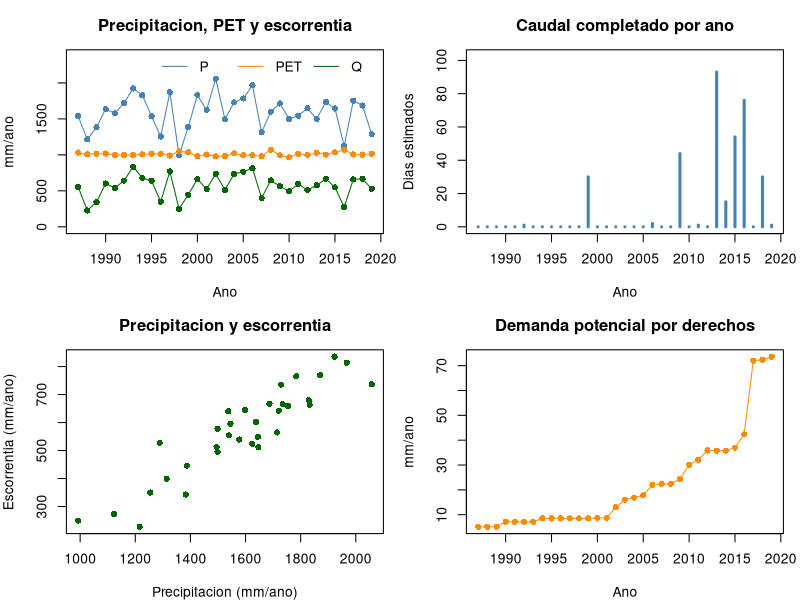
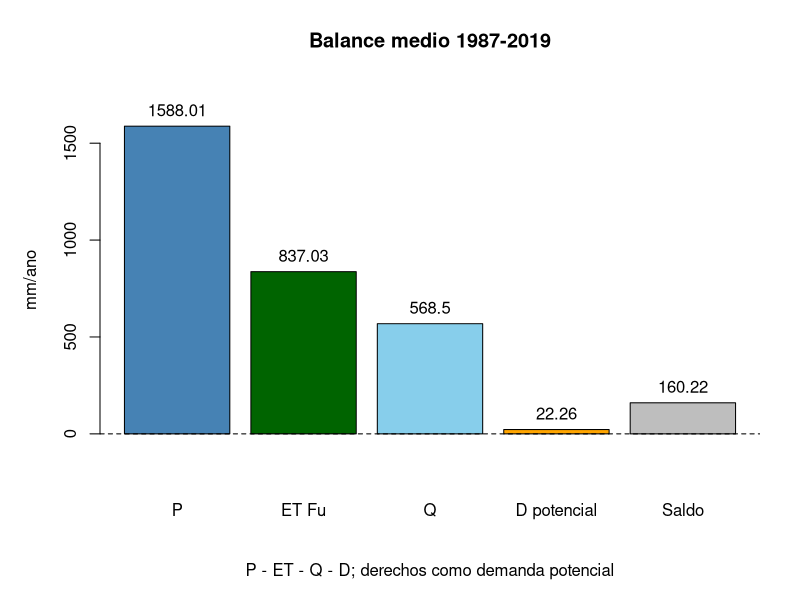
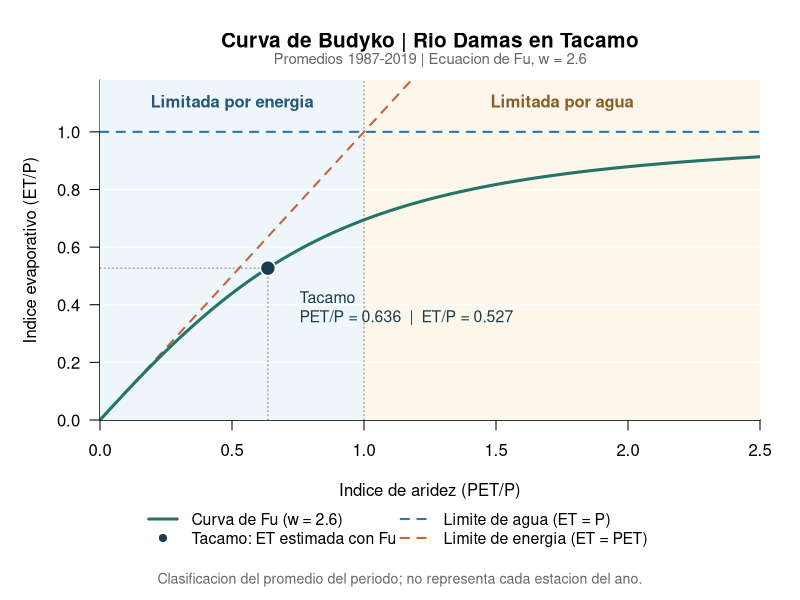

Here is the R script that generated these plots, in order:
# BALANCE Y BUDYKO - RIO DAMAS EN TACAMO
# Ejecutar despues de 03_integrar_datos_equipo.R.
# Las laminas de agua se expresan en mm/ano.


# 1. LEER Y COMPROBAR LA BASE ANUAL

datos <- read.csv("01_data/processed/base_anual_budyko.csv")
datos <- datos[order(datos$anio), ]

anios <- 1987:2019
periodo <- paste(min(anios), max(anios), sep = "-")

variables <- c(
  "precipitacion_mm_anio",
  "pet_mm_anio",
  "escorrentia_mm_anio",
  "demanda_derechos_mm_anio"
)

dias_calendario <- as.integer(
  as.Date(paste0(anios + 1, "-01-01")) -
    as.Date(paste0(anios, "-01-01"))
)

# Comprobar anos consecutivos y valores completos.
stopifnot(
  nrow(datos) == length(anios),
  all(datos$anio == anios),
  all(datos$anio_completo),
  all(datos$dias_esperados == dias_calendario),
  all(is.finite(as.matrix(datos[, variables]))),
  all(as.matrix(datos[, variables]) >= 0),
  all(is.finite(datos$dias_estimados)),
  all(datos$dias_estimados >= 0),
  all(datos$dias_estimados <= datos$dias_esperados)
)


# 2. CALCULAR FU Y EL BALANCE MEDIO

P <- mean(datos$precipitacion_mm_anio)
PET <- mean(datos$pet_mm_anio)
Q <- mean(datos$escorrentia_mm_anio)
D <- mean(datos$demanda_derechos_mm_anio)

stopifnot(P > 0)

w <- 2.6  # Parametro adoptado, sin calibracion local.

aridez <- PET / P

# Aplicar Fu a los promedios del periodo.
ET <- P * (1 + aridez - (1 + aridez^w)^(1 / w))
indice_evaporativo <- ET / P

# Residuo sin descontar derechos.
residuo <- P - ET - Q

# Escenario de ejercicio completo y continuo de los derechos.
saldo <- residuo - D

if (aridez < 1) {
  regimen <- "Limitada por energia"
} else if (aridez > 1) {
  regimen <- "Limitada por agua"
} else {
  regimen <- "Transicion entre agua y energia"
}


# 3. GUARDAR LOS RESULTADOS

carpeta_tablas <- "03_outputs/tables/balance_budyko"
carpeta_graficos <- "03_outputs/figures/balance_budyko"

dir.create(carpeta_tablas, recursive = TRUE, showWarnings = FALSE)
dir.create(carpeta_graficos, recursive = TRUE, showWarnings = FALSE)

resultado <- data.frame(
  periodo = periodo,
  numero_anios = nrow(datos),
  dias_estimados = sum(datos$dias_estimados),
  w = w,
  indice_aridez = aridez,
  indice_evaporativo = indice_evaporativo,
  regimen = regimen,
  precipitacion_mm_anio = P,
  pet_mm_anio = PET,
  et_fu_mm_anio = ET,
  escorrentia_mm_anio = Q,
  demanda_superficial_mm_anio = D,
  saldo_con_demanda_mm_anio = saldo,
  residuo_sin_demanda_mm_anio = residuo,
  supuesto = "Ejercicio completo y continuo de derechos; no consumo medido"
)

write.csv(
  resultado,
  file.path(carpeta_tablas, "resultados_balance_budyko.csv"),
  row.names = FALSE
)


# 4. GRAFICAR LOS DATOS ANUALES

png(
  file.path(carpeta_graficos, "resumen_anual.png"),
  width = 1800, height = 1400, res = 150
)

par(mfrow = c(2, 2), mar = c(4, 4, 3, 1))

# Comparar P, PET y escorrentia en las mismas unidades.
limite <- max(datos[, variables[1:3]]) * 1.15

plot(
  datos$anio, datos$precipitacion_mm_anio,
  type = "o", pch = 16, col = "steelblue",
  ylim = c(0, limite),
  xlab = "Ano", ylab = "mm/ano",
  main = "Precipitacion, PET y escorrentia"
)

lines(
  datos$anio, datos$pet_mm_anio,
  type = "o", pch = 16, col = "darkorange"
)

lines(
  datos$anio, datos$escorrentia_mm_anio,
  type = "o", pch = 16, col = "darkgreen"
)

legend(
  "topright", legend = c("P", "PET", "Q"),
  col = c("steelblue", "darkorange", "darkgreen"),
  lty = 1, bty = "n", horiz = TRUE
)

# Mostrar cuantos dias de caudal fueron estimados.
plot(
  datos$anio, datos$dias_estimados,
  type = "h", lwd = 3, col = "steelblue",
  ylim = c(0, max(1, datos$dias_estimados) * 1.1),
  xlab = "Ano", ylab = "Dias estimados",
  main = "Caudal completado por ano"
)

# Relacion entre precipitacion y escorrentia anual.
plot(
  datos$precipitacion_mm_anio,
  datos$escorrentia_mm_anio,
  pch = 16, col = "darkgreen",
  xlab = "Precipitacion (mm/ano)",
  ylab = "Escorrentia (mm/ano)",
  main = "Precipitacion y escorrentia"
)

# Derechos expresados como demanda potencial.
plot(
  datos$anio, datos$demanda_derechos_mm_anio,
  type = "o", pch = 16, col = "darkorange",
  xlab = "Ano", ylab = "mm/ano",
  main = "Demanda potencial por derechos"
)

dev.off()


# 5. GRAFICAR EL BALANCE MEDIO

valores <- c(P, ET, Q, D, saldo)
nombres <- c("P", "ET Fu", "Q", "D potencial", "Saldo")

limites <- range(c(0, valores))
margen <- diff(limites) * 0.15

png(
  file.path(carpeta_graficos, "graficos_balance_budyko.png"),
  width = 1600, height = 1000, res = 150
)

par(mar = c(6, 5, 4, 2))

barras <- barplot(
  valores,
  names.arg = nombres,
  col = c("steelblue", "darkgreen", "skyblue", "orange", "gray"),
  ylim = limites + c(-margen, margen),
  ylab = "mm/ano",
  main = paste("Balance medio", periodo),
  sub = "P - ET - Q - D; derechos como demanda potencial"
)

text(barras, valores, labels = round(valores, 2), pos = 3)
abline(h = 0, lty = 2)

dev.off()


# 6. GRAFICAR LA CURVA DE BUDYKO

x <- seq(0, max(2.5, aridez + 0.5), length.out = 500)
y <- 1 + x - (1 + x^w)^(1 / w)

png(
  file.path(carpeta_graficos, "curva_budyko.png"),
  width = 1800, height = 1400, res = 180
)

# Reservar espacio inferior para la leyenda.
layout(matrix(c(1, 2), ncol = 1), heights = c(5, 1))
par(mar = c(4, 5, 4, 2), las = 1)

plot(
  x, y, type = "n",
  xlim = c(0, max(x)), ylim = c(0, 1.18),
  xaxs = "i", yaxs = "i", bty = "l",
  xlab = "Indice de aridez (PET/P)",
  ylab = "Indice evaporativo (ET/P)",
  main = "Curva de Budyko | Rio Damas en Tacamo",
  cex.main = 1.25
)

mtext(
  paste("Promedios", periodo, "| Ecuacion de Fu, w =", w),
  side = 3, line = 0.6, col = "gray40", cex = 0.9
)

# Diferenciar los sectores de energia y agua.
rect(0, 0, 1, 1.18, col = "#EFF6FA", border = NA)
rect(1, 0, max(x), 1.18, col = "#FCF6EB", border = NA)

abline(h = seq(0.2, 1, 0.2), col = "white")
abline(v = 1, col = "gray50", lty = 3)

# Limite de agua, limite de energia y curva de Fu.
abline(h = 1, col = "#3076A8", lwd = 2, lty = 2)

segments(
  0, 0, 1.18, 1.18,
  col = "#C5633A", lwd = 2, lty = 2
)

lines(x, y, col = "#247568", lwd = 3)

text(
  0.5, 1.10, "Limitada por energia",
  col = "#245775", font = 2
)

text(
  (1 + max(x)) / 2, 1.10, "Limitada por agua",
  col = "#876028", font = 2
)

# Ubicar el punto medio de la cuenca.
segments(
  aridez, 0, aridez, indice_evaporativo,
  lty = 3, col = "gray50"
)

segments(
  0, indice_evaporativo, aridez, indice_evaporativo,
  lty = 3, col = "gray50"
)

points(
  aridez, indice_evaporativo,
  pch = 21, bg = "#183D50", col = "white",
  cex = 2, lwd = 1.5
)

text(
  aridez + 0.12, indice_evaporativo - 0.08,
  labels = paste0(
    "Tacamo\nPET/P = ", round(aridez, 3),
    "  |  ET/P = ", round(indice_evaporativo, 3)
  ),
  adj = c(0, 1), col = "#183D50", cex = 0.95
)

# Leyenda fuera del area de datos.
par(mar = c(0, 0, 0, 0))
plot.new()

legend(
  "top", ncol = 2, bty = "n", cex = 0.95,
  legend = c(
    paste0("Curva de Fu (w = ", w, ")"),
    "Tacamo: ET estimada con Fu",
    "Limite de agua (ET = P)",
    "Limite de energia (ET = PET)"
  ),
  col = c("#247568", "#183D50", "#3076A8", "#C5633A"),
  lty = c(1, NA, 2, 2),
  pch = c(NA, 19, NA, NA),
  lwd = c(3, NA, 2, 2)
)

text(
  0.5, 0.18,
  "Clasificacion del promedio del periodo; no representa cada estacion del ano.",
  cex = 0.85, col = "gray40"
)

dev.off()


# 7. MOSTRAR EL RESUMEN FINAL

print(resultado)

cat("\nPeriodo comprobado:", periodo, "\n")
cat("Cantidad de anos consecutivos:", nrow(datos), "\n")
cat("Clasificacion media:", regimen, "\n")
cat("PET/P:", round(aridez, 3), "\n")
cat("ET Fu/P:", round(indice_evaporativo, 3), "\n")
cat("Saldo con demanda:", round(saldo, 2), "mm/ano\n")
cat("Residuo sin demanda:", round(residuo, 2), "mm/ano\n")
cat("Graficos guardados en:", carpeta_graficos, "\n")
